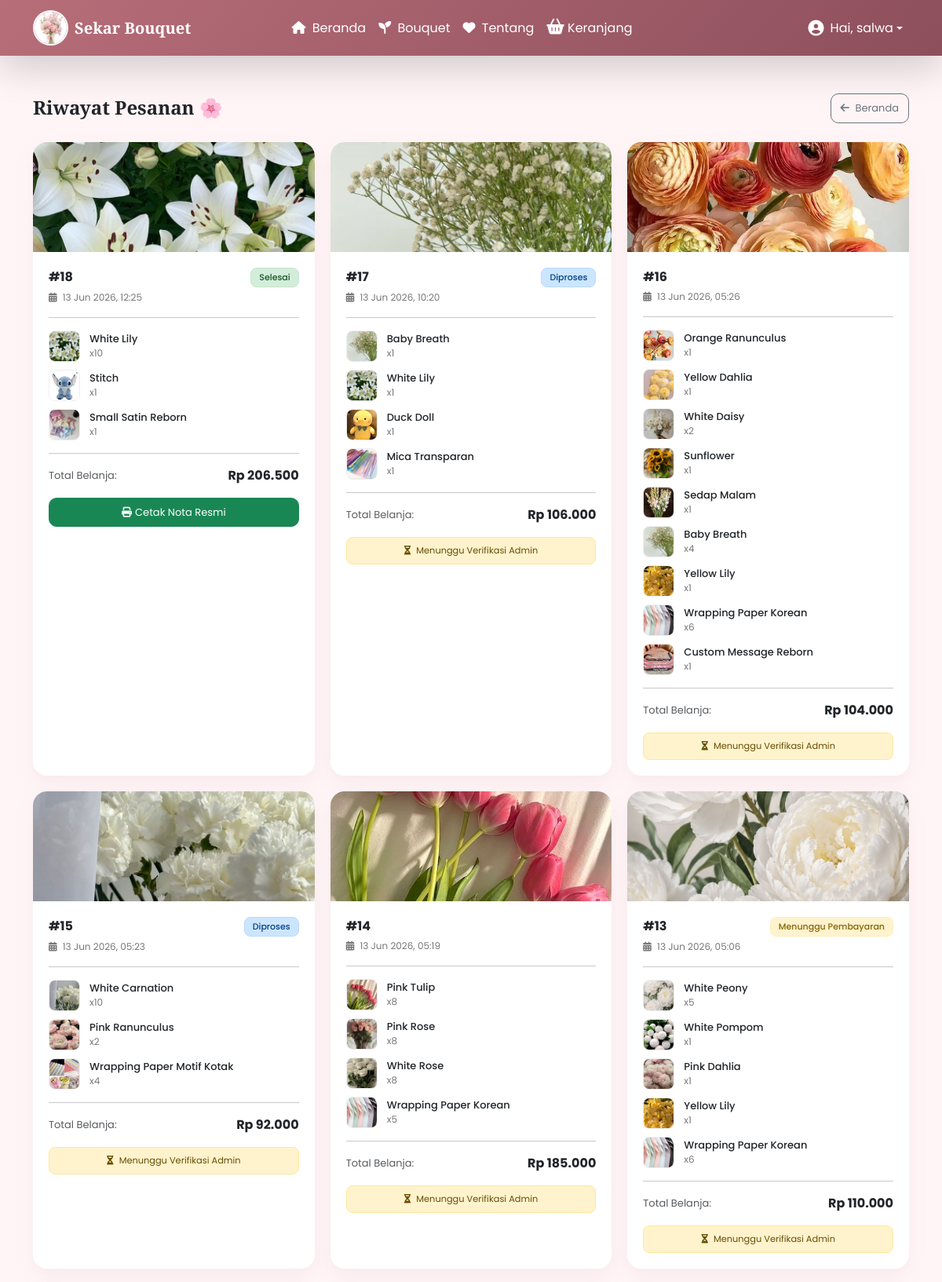
/riwayat_pesanan.php (signed in, upper part), run on the app's committed database.
### tables this page shows
CREATE TABLE `pesanan` (
  `id_pesanan` int(11) NOT NULL,
  `id_pelanggan` int(11) NOT NULL,
  `tanggal` datetime DEFAULT current_timestamp(),
  `total` int(11) DEFAULT 0,
  `status` enum('Menunggu Pembayaran','Diproses','Selesai','Dibatalkan') DEFAULT 'Menunggu Pembayaran',
  `metode_pembayaran` varchar(50) DEFAULT NULL,
  `bukti` varchar(255) DEFAULT NULL
);

CREATE TABLE `produk` (
  `id_produk` int(11) NOT NULL,
  `id_kategori` int(11) NOT NULL,
  `id_supplier` int(11) NOT NULL,
  `nama_produk` varchar(100) NOT NULL,
  `warna` varchar(50) DEFAULT NULL,
  `ukuran` varchar(30) DEFAULT NULL,
  `harga_beli` int(11) NOT NULL,
  `harga_jual` int(11) NOT NULL,
  `stok` int(11) DEFAULT 0,
  `stok_minimum` int(11) DEFAULT 10,
  `tanggal_masuk` date DEFAULT NULL,
  `tanggal_expired` date DEFAULT NULL,
  `gambar` varchar(255) DEFAULT NULL
);

CREATE TABLE `detail_pesanan` (
  `id_detail` int(11) NOT NULL,
  `id_pesanan` int(11) NOT NULL,
  `id_produk` int(11) NOT NULL,
  `jumlah` int(11) NOT NULL,
  `harga` int(11) NOT NULL,
  `subtotal` int(11) NOT NULL
);

### riwayat_pesanan.php (the view, shortened to what this page needs)
<?php
include 'koneksi.php';
$id_user = $_SESSION['id_pelanggan'] ?? $_SESSION['id_user'] ?? $_SESSION['id'] ?? null;
$sql = "SELECT * FROM pesanan WHERE id_pelanggan = ? ORDER BY id_pesanan DESC";
$stmt = $koneksi->prepare($sql);
$stmt->bind_param("i", $id_user);
$stmt->execute();
$result = $stmt->get_result();
?>
<!DOCTYPE html>
<html lang="id">
<head>
    <link href="https://cdn.jsdelivr.net/npm/bootstrap@5.3.2/dist/css/bootstrap.min.css" rel="stylesheet">
    <link rel="stylesheet" href="https://cdnjs.cloudflare.com/ajax/libs/font-awesome/6.4.2/css/all.min.css">
</head>
<body>
<?php include 'layout/header.php'; ?>
<div class="container py-5">
    <div class="d-flex justify-content-between align-items-center mb-4">
        <h4 class="mb-0 fw-bold text-dark" style="font-family: 'Playfair Display', serif;">Riwayat Pesanan 🌸</h4>
        <a href="index.php" class="btn btn-outline-secondary btn-sm btn-small">
            <i class="fa fa-arrow-left me-1"></i> Beranda
        </a>
    </div>
    <div class="grid">
    <?php while($row = $result->fetch_assoc()): ?>
    <?php
        $id = $row['id_pesanan'];
        $status = strtolower(trim($row['status']));
        if ($status == 'selesai') {
            $badge = "selesai";
        } elseif ($status == 'diproses') {
            $badge = "proses";
        } elseif ($status == 'dibatalkan') {
            $badge = "dibatalkan";
        } else {
            $badge = "pending";
        }
        $produk = $koneksi->query("
            SELECT pr.nama_produk, pr.gambar, dp.jumlah
            FROM detail_pesanan dp
            JOIN produk pr ON pr.id_produk = dp.id_produk
            WHERE dp.id_pesanan = $id LIMIT 1
        ");
        $first = $produk->fetch_assoc();
    ?>
        <div class="card-order">
            <?php if(!empty($first['gambar'])): ?>
                <img src="assets/gambar/<?= $first['gambar']; ?>" class="header-img">
            <?php else: ?>
                <div class="bg-secondary-subtle header-img d-flex align-items-center justify-content-center">
                    <i class="fa fa-image text-muted fs-3"></i>
                </div>
            <?php endif; ?>
            <div class="content">
                <div class="d-flex justify-content-between align-items-center">
                    <span class="fw-bold text-dark fs-6">#<?= $id; ?></span>
                    <span class="badge <?= $badge; ?>"><?= $row['status']; ?></span>
                </div>
                <div class="small-text mt-1">
                    <i class="fa fa-calendar-alt me-1"></i> <?= date('d M Y, H:i', strtotime($row['tanggal'])); ?>
                </div>
                <hr class="my-3 opacity-25">
                <?php
                $produk2 = $koneksi->query("
                    SELECT pr.nama_produk, pr.gambar, dp.jumlah
                    FROM detail_pesanan dp
                    JOIN produk pr ON pr.id_produk = dp.id_produk
                    WHERE dp.id_pesanan = $id
                ");
                while($p = $produk2->fetch_assoc()):
                ?>
                    <div class="product-item">
                        <img src="assets/gambar/<?= $p['gambar']; ?>" class="product-img">
                        <div class="flex-grow-1">
                            <div class="fw-medium text-dark"><?= $p['nama_produk']; ?></div>
                            <div class="small-text">x<?= $p['jumlah']; ?></div>
                        </div>
                    </div>
                <?php endwhile; ?>
                <hr class="my-3 opacity-25">
                <div class="d-flex justify-content-between align-items-center">
                    <span class="text-muted">Total Belanja:</span>
                    <span class="fw-bold fs-6 text-dark">Rp <?= number_format($row['total'],0,',','.'); ?></span>
                </div>
                <div class="mt-3">
                    <?php if($status == 'selesai'): ?>
                        <a href="nota.php?id=<?= $id; ?>" class="btn btn-success btn-sm w-100 btn-small d-flex align-items-center justify-content-center gap-1">
                            <i class="fa fa-print"></i> Cetak Nota Resmi
                        </a>
                    <?php elseif($status == 'dibatalkan'): ?>
                        <button class="btn btn-secondary btn-sm w-100 btn-small" disabled>Pesanan Hangus</button>
                    <?php else: ?>
                        <div class="alert alert-warning py-2 px-3 m-0 small text-center rounded-3">
                            <i class="fa fa-hourglass-half me-1"></i> Menunggu Verifikasi Admin
                        </div>
                    <?php endif; ?>
                </div>
            </div>
        </div>
    <?php endwhile; ?>
    </div>
</div>
</body>
</html>

### riwayat_pesanan.php (style rules this page uses)
body { background: #fff5f7; font-family: 'Poppins', sans-serif; }
.grid { display: grid; grid-template-columns: repeat(auto-fit, minmax(280px, 1fr)); gap: 20px; }
.card-order { background: #fff; border: none; border-radius: 18px; box-shadow: 0 10px 25px rgba(183, 110, 121, 0.08); overflow: hidden; transition: transform 0.3s ease; }
.header-img { width: 100%; height: 140px; object-fit: cover; }
.content { padding: 20px; font-size: 13px; }
.badge { font-size: 11px; padding: 6px 10px; border-radius: 8px; font-weight: 500; }
.pending { background: #fff3cd; color: #856404; border: 1px solid #ffeeba; }
.proses { background: #cce5ff; color: #004085; border: 1px solid #b8daff; }
.selesai { background: #d4edda; color: #155724; border: 1px solid #c3e6cb; }
.product-item { display: flex; align-items: center; gap: 12px; font-size: 13px; margin-bottom: 10px; }
.product-img { width: 40px; height: 40px; border-radius: 8px; object-fit: cover; border: 1px solid #eee; }
.small-text { font-size: 12px; color: #777; }
.btn-small { font-size: 13px; border-radius: 10px; padding: 8px 12px; }

### data on the page
pesanan: produk.gambar (picture), id_pesanan "18", status "Selesai", tanggal "13 Jun 2026, 12:25", total "206.500"
detail_pesanan: id_produk.gambar (picture), id_produk.nama_produk "White Lily", jumlah "10"
detail_pesanan: id_produk.gambar (picture), id_produk.nama_produk "Stitch", jumlah "1"
detail_pesanan: id_produk.gambar (picture), id_produk.nama_produk "Small Satin Reborn", jumlah "1"
pesanan: produk.gambar (picture), id_pesanan "17", status "Diproses", tanggal "13 Jun 2026, 10:20", total "106.000", shows "Menunggu Verifikasi Admin"
detail_pesanan: id_produk.gambar (picture), id_produk.nama_produk "Baby Breath", jumlah "1"
detail_pesanan: id_produk.gambar (picture), id_produk.nama_produk "White Lily", jumlah "1"
detail_pesanan: id_produk.gambar (picture), id_produk.nama_produk "Duck Doll", jumlah "1"
detail_pesanan: id_produk.gambar (picture), id_produk.nama_produk "Mica Transparan", jumlah "1"
pesanan: produk.gambar (picture), id_pesanan "16", tanggal "13 Jun 2026, 05:26", total "104.000", status "Menunggu Verifikasi Admin"
detail_pesanan: id_produk.gambar (picture), id_produk.nama_produk "Orange Ranunculus", jumlah "1"
detail_pesanan: id_produk.gambar (picture), id_produk.nama_produk "Yellow Dahlia", jumlah "1"
detail_pesanan: id_produk.gambar (picture), id_produk.nama_produk "White Daisy", jumlah "2"
detail_pesanan: id_produk.gambar (picture), id_produk.nama_produk "Sunflower", jumlah "1"
detail_pesanan: id_produk.gambar (picture), id_produk.nama_produk "Sedap Malam", jumlah "1"
detail_pesanan: id_produk.gambar (picture), id_produk.nama_produk "Baby Breath", jumlah "4"
detail_pesanan: id_produk.gambar (picture), id_produk.nama_produk "Yellow Lily", jumlah "1"
detail_pesanan: id_produk.gambar (picture), id_produk.nama_produk "Wrapping Paper Korean", jumlah "6"
detail_pesanan: id_produk.gambar (picture), id_produk.nama_produk "Custom Message Reborn", jumlah "1"
pesanan: produk.gambar (picture), id_pesanan "15", status "Diproses", tanggal "13 Jun 2026, 05:23", total "92.000", shows "Menunggu Verifikasi Admin"
detail_pesanan: id_produk.gambar (picture), id_produk.nama_produk "White Carnation", jumlah "10"
detail_pesanan: id_produk.gambar (picture), id_produk.nama_produk "Pink Ranunculus", jumlah "2"
detail_pesanan: id_produk.gambar (picture), id_produk.nama_produk "Wrapping Paper Motif Kotak", jumlah "4"
pesanan: produk.gambar (picture), id_pesanan "14", tanggal "13 Jun 2026, 05:19", total "185.000", status "Menunggu Verifikasi Admin"
detail_pesanan: id_produk.gambar (picture), id_produk.nama_produk "Pink Tulip", jumlah "8"
detail_pesanan: id_produk.gambar (picture), id_produk.nama_produk "Pink Rose", jumlah "8"
detail_pesanan: id_produk.gambar (picture), id_produk.nama_produk "White Rose", jumlah "8"
detail_pesanan: id_produk.gambar (picture), id_produk.nama_produk "Wrapping Paper Korean", jumlah "5"
pesanan: produk.gambar (picture), id_pesanan "13", status "Menunggu Pembayaran", tanggal "13 Jun 2026, 05:06", total "110.000", shows "Menunggu Verifikasi Admin"
detail_pesanan: id_produk.gambar (picture), id_produk.nama_produk "White Peony", jumlah "5"
detail_pesanan: id_produk.gambar (picture), id_produk.nama_produk "White Pompom", jumlah "1"
detail_pesanan: id_produk.gambar (picture), id_produk.nama_produk "Pink Dahlia", jumlah "1"
detail_pesanan: id_produk.gambar (picture), id_produk.nama_produk "Yellow Lily", jumlah "1"
detail_pesanan: id_produk.gambar (picture), id_produk.nama_produk "Wrapping Paper Korean", jumlah "6"

### other printed values
$_SESSION['username'] "salwa"
